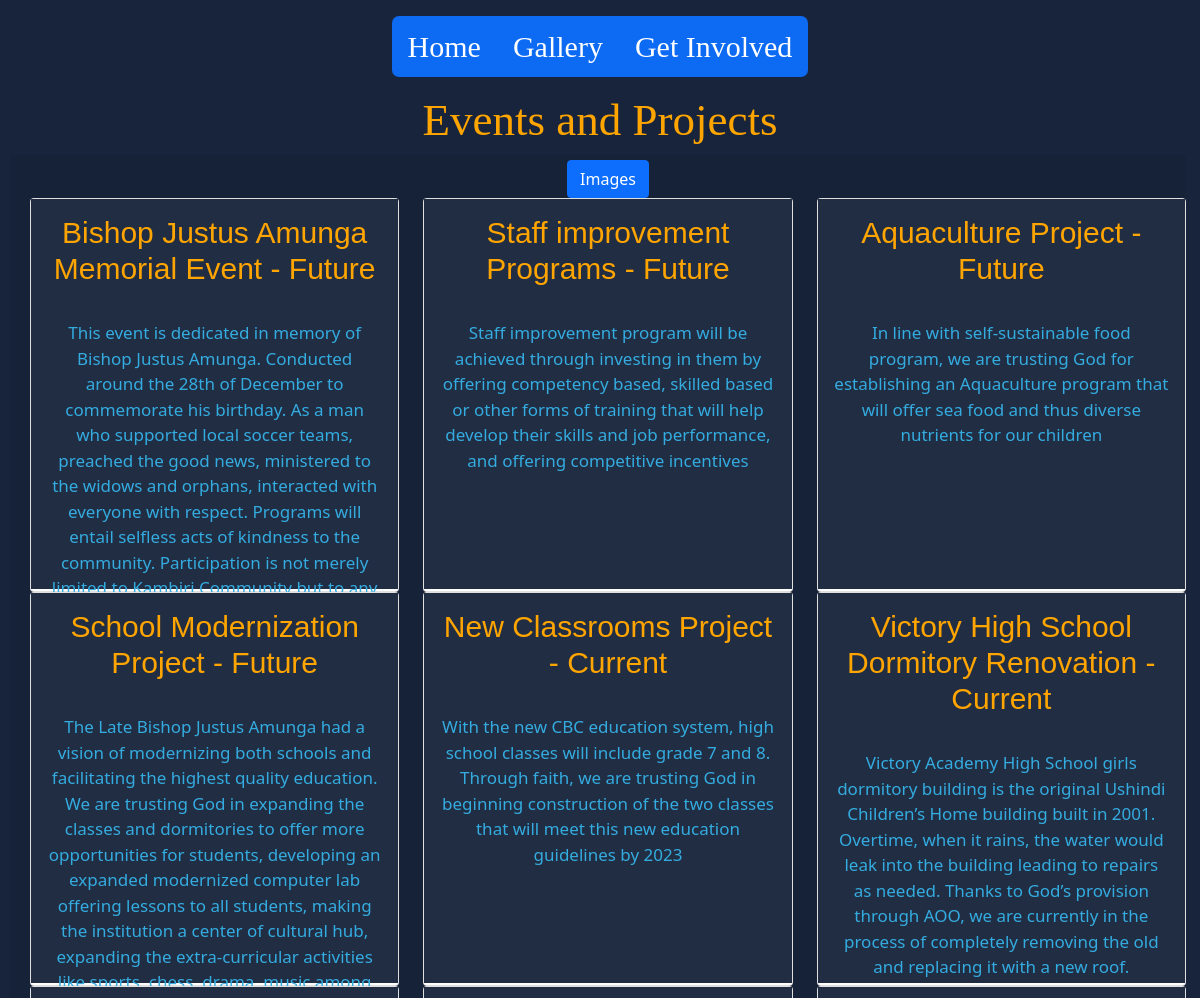
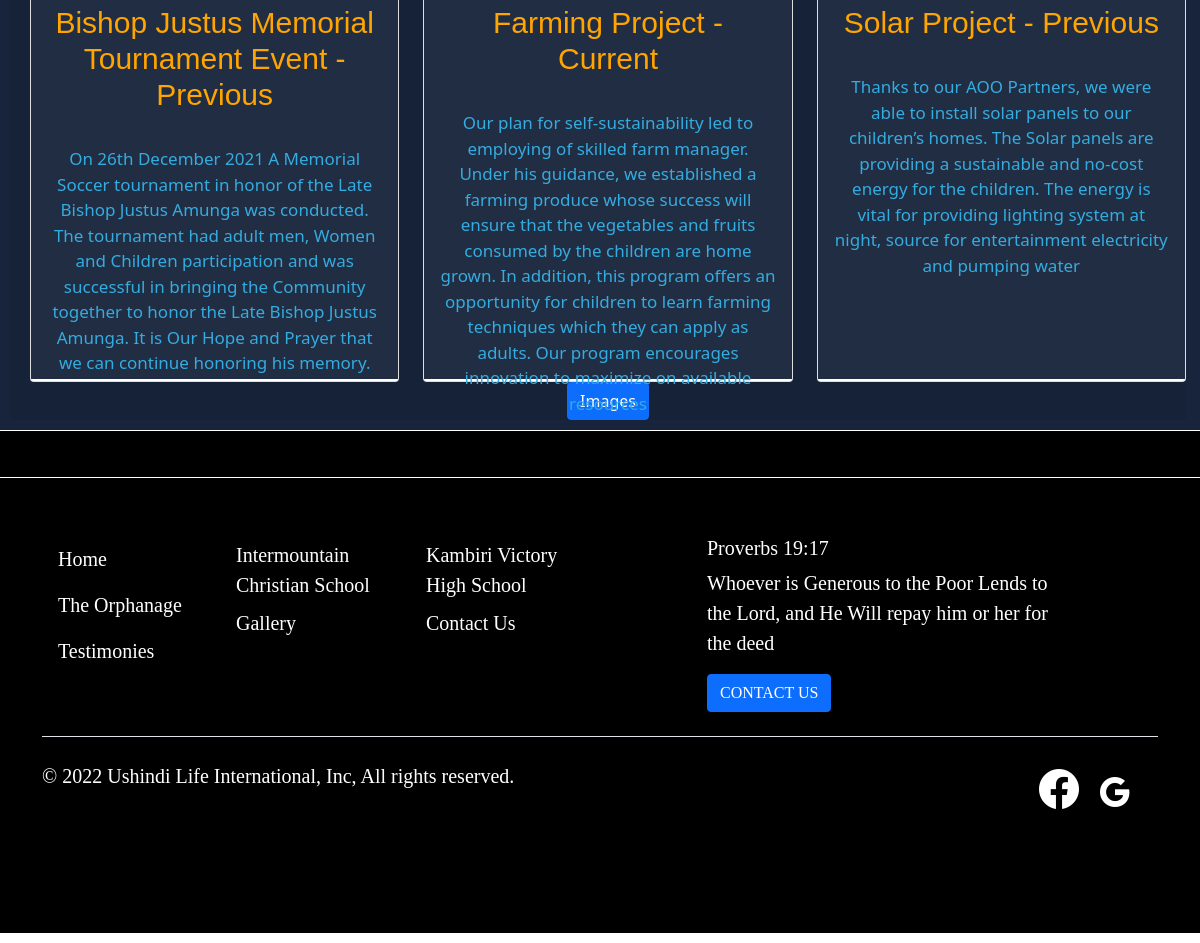
The app's page /projects with its own data (2 pictures, top to bottom).
### ushindi_app/models.py (models this page shows, shortened)
class Projects(models.Model):
    title = models.CharField(max_length=200)
    status = models.CharField(max_length=13, choices=eventchoices, default='Current')
    created_on = models.DateTimeField(auto_now_add=True)
    body = models.TextField()
    image = models.FileField(default='default.jpg', upload_to='profile_pic')
    class Meta :
        ordering = ['-created_on']

### ushindi_app/views.py (the view)
# urls.py: path('projects', views.projects, name='projects'),
def projects(request):
    posts = Projects.objects.all().order_by('-created_on')
    return render(request, 'ushindi_app/projects.html', {'posts':posts})

### ushindi_app/templates/ushindi_app/projects.html (shortened to what this page needs)
<!doctype html>
{% load static %}
<html lang="en">
  <head>
    <link href="https://cdn.jsdelivr.net/npm/bootstrap@5.1.3/dist/css/bootstrap.min.css" rel="stylesheet">
    <link rel="stylesheet" href="https://cdnjs.cloudflare.com/ajax/libs/font-awesome/4.7.0/css/font-awesome.min.css">
    <link rel="stylesheet" href="https://cdn.jsdelivr.net/npm/bootstrap-icons@1.9.1/font/bootstrap-icons.css">
    <link rel="stylesheet" href="{% static 'css/proj.css' %}">
  </head>
  <body>
<div class="topdiv">
  <div class="lownav">
    <nav class="navbar navbar-custom mainnav">
      <header class="d-flex flex-wrap justify-content-center py-2 mb-0">
          <ul class="nav nav-pills btnnav">
              <li class="nav-item"><a href="{% url 'index' %}" class="nav-link text-white" aria-current="page">Home</a></li>
              <li class="nav-item"><a href="{% url 'album' %}" class="nav-link text-white">Gallery</a></li>
              <li class="nav-item"><a href="{% url 'involved' %}" class="nav-link text-white">Get Involved</a></li>
          </ul>
      </header>
    </nav>
</div>
</div>
<div class="middiv">
      <div class="imgush">
          <h2>Events and Projects</h2>
      </div>
  <div class="goodogod">
    <span><a href="{% url 'album' %}" class="btn btn-primary">Images</a></span>
      <div class="row">
      {% for post in posts %}
      <div class="col-sm-4 rowbox">
      <div class="card">
          <div class="card-body icsmottohead">
          <h5 class="card-title">{{post.title}} - {{post.status}}</h5>
          <p class="card-text">{{post.body}}
          </p>
          </div>
      </div>
      </div>
      {% endfor %}
      </div>
      <span><a href="{% url 'album' %}" class="btn btn-primary">Images</a></span>
  </div>
<footer>
  <div class="b-example-divider copi"></div>
  <div class="container copi">
    <footer class="py-5">
      <div class="row">
        <div class="col-2">
          <ul class="nav flex-column">
            <li class="nav-item"><a href="{% url 'index' %}" class="nav-link text-white">Home</a></li>
            <li class="nav-item "><a href="{% url 'orphanhome' %}" class="nav-link text-white">The Orphanage</a></li>
            <li class="nav-item "><a href="{% url 'song' %}" class="nav-link text-white">Testimonies</a></li>
          </ul>
        </div>
        <div class="col-2">
          <ul class="nav flex-column">
            <li class="nav-item"><a href="{% url 'ics' %}" class="nav-link p-1 text-white">Intermountain Christian School</a></li>
            <li class="nav-item"><a href="{% url 'album' %}" class="nav-link p-1 text-white">Gallery</a></li>
          </ul>
        </div>
        <div class="col-2">
          <ul class="nav flex-column">
            <li class="nav-item"><a href="{% url 'high' %}" class="nav-link p-1 text-white">Kambiri Victory High School</a></li>
            <li class="nav-item"><a href="mailto:ushindilife@gmail.com" class="nav-link p-1 text-white">Contact Us</a></li>
          </ul>
        </div>
        <div class="col-4 offset-1">
          <form>
            <h5>Proverbs 19:17</h5>
            <p>Whoever is Generous to the Poor Lends to the Lord, and He Will repay him or her for the deed</p>
            <div class="d-flex w-100 gap-2">
             <a class="btn btn-primary"  href="mailto:ushindilife@gmail.com">CONTACT US</a>
            </div>
          </form>
        </div>
      </div>
     <div class="d-flex justify-content-between py-4 my-4 border-top">
       <p>&copy; 2022 Ushindi Life International, Inc, All rights reserved.</p>
       <ul class="list-unstyled d-flex">
        <div class="container-fluid">
          <a class="navbar-brand" href="https://www.facebook.com/USHINDI-CHILDRENS-HOME-73403158082" target="_blank" rel="noopener noreferrer"><i class="bi bi-facebook" style="font-size:40px;color:white"></i></a>
          <a class="navbar-brand" href="mailto:ushindilife@gmail.com" target="_blank" rel="noopener noreferrer"><i class="bi bi-google" style="font-size:30px; color: white;"></i></a>
          </div>
       </ul>
     </div>
   </footer>
 </div>
 </footer>
</div>
  </body>
</html>

### ushindi_app/static/css/proj.css (style rules this page uses)
.topdiv { background-color: rgba(22,34,57,0.99); }
.lownav { display: flex; justify-content: space-evenly; }
.lownav > .mainnav { height: auto; width: auto; }
.btnnav { -webkit-border-radius: 7; -moz-border-radius: 7; border-radius: 7px; font-family: 'Segoe UI', Tahoma, Geneva, Verdana, sans-serif; color: #ffffff; font-size: 30px; font-family: 'Rosarivo', serif; background-color: rgba(13,110,253,0.95); }
.middiv { background-color: rgba(22,34,57,0.99); margin-bottom: 10px; }
.imgush { text-align: center; }
.imgush > h2 { color: orange; font-family: 'Rosarivo', serif; font-size: 45px; }
.goodogod { height: auto; padding-left: 20px; padding-top: 5px; width: 98%; margin-left: 10px; text-align: center; background-color: rgba(22,34,57,0.79); }
.icsmottohead { width: 100%; height: 390px; margin-bottom: 2px; background-color: rgba(22,34,57,0.95); }
.icsmottohead > h5 { text-align: center; align-items: center; font-size: 30px; color: orange; background-size: auto; font-family: 'Franklin Gothic Medium', 'Arial Narrow', Arial, sans-serif; }
.icsmottohead >p { font-size: 10px; text-align: center; color:#34ace0; font-size:17px; font-size: auto; padding-top:25px; }
footer { background-color: rgba(0, 0, 0, 1); color: white; text-shadow: 2px ; font-family: 'Tangerine', serif; height: auto; margin-top: 10px; }
footer > .copi { font-size: 20px; font-family: rosales; }
.b-example-divider { height: 3rem; background-color: rgba(0, 0, 0, .1); border: solid rgba(0, 0, 0, .15); border:#ffffff solid 3px; border-width: 1px 0; box-shadow: inset 0 .5em 1.5em rgba(0, 0, 0, .1), inset 0 .125em .5em rgba(0, 0, 0, .15); }
.bi { vertical-align: -.125em; fill: currentColor; }

### records on screen
Projects: title "Bishop Justus Amunga Memorial Event", status "Future", body "This event is dedicated in memory of Bishop Justus Amunga. Conducted around the 28th of December to commemorate his birthday. As a man who supported local soccer teams, preached the good news, ministered to the widows and orphans, interacted with everyone with respect. Programs will entail selfless acts of kindness to the community. Participation is not merely limited to Kambiri Community but to any…"
Projects: title "Staff improvement Programs", status "Future", body "Staff improvement program will be achieved through investing in them by offering competency based, skilled based or other forms of training that will help develop their skills and job performance, and offering competitive incentives"
Projects: title "Aquaculture Project", status "Future", body "In line with self-sustainable food program, we are trusting God for establishing an Aquaculture program that will offer sea food and thus diverse nutrients for our children"
Projects: title "School Modernization Project", status "Future", body "The Late Bishop Justus Amunga had a vision of modernizing both schools and facilitating the highest quality education. We are trusting God in expanding the classes and dormitories to offer more opportunities for students, developing an expanded modernized computer lab offering lessons to all students, making the institution a center of cultural hub, expanding the extra-curricular activities like sports, chess, drama, music among…"
Projects: title "New Classrooms Project", status "Current", body "With the new CBC education system, high school classes will include grade 7 and 8. Through faith, we are trusting God in beginning construction of the two classes that will meet this new education guidelines by 2023"
Projects: title "Victory High School Dormitory Renovation", status "Current", body "Victory Academy High School girls dormitory building is the original Ushindi Children’s Home building built in 2001. Overtime, when it rains, the water would leak into the building leading to repairs as needed. Thanks to God’s provision through AOO, we are currently in the process of completely removing the old and replacing it with a new roof."
Projects: title "Bishop Justus Memorial Tournament Event", status "Previous", body "On 26th December 2021 A Memorial Soccer tournament in honor of the Late Bishop Justus Amunga was conducted. The tournament had adult men, Women and Children participation and was successful in bringing the Community together to honor the Late Bishop Justus Amunga. It is Our Hope and Prayer that we can continue honoring his memory."
Projects: title "Farming Project", status "Current", body "Our plan for self-sustainability led to employing of skilled farm manager. Under his guidance, we established a farming produce whose success will ensure that the vegetables and fruits consumed by the children are home grown. In addition, this program offers an opportunity for children to learn farming techniques which they can apply as adults. Our program encourages innovation to maximize on available resources"
Projects: title "Solar Project", status "Previous", body "Thanks to our AOO Partners, we were able to install solar panels to our children’s homes. The Solar panels are providing a sustainable and no-cost energy for the children. The energy is vital for providing lighting system at night, source for entertainment electricity and pumping water"
